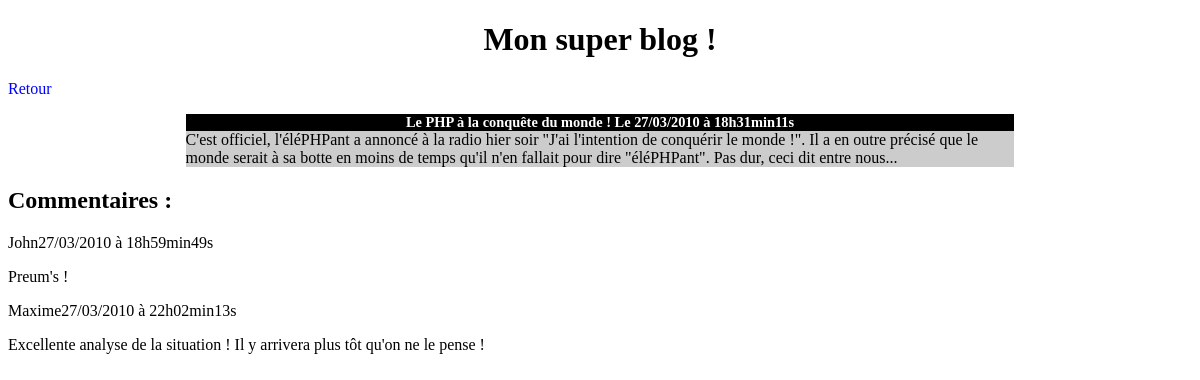
/commentaires.php?billet=2, run on the app's committed database.
### tables this page shows
CREATE TABLE `billets` (
  `id` int(11) NOT NULL,
  `titre` varchar(255) NOT NULL,
  `contenu` text NOT NULL,
  `date_creation` datetime NOT NULL
);

CREATE TABLE `commentaires` (
  `id` int(11) NOT NULL,
  `id_billet` int(11) NOT NULL,
  `auteur` varchar(255) NOT NULL,
  `commentaire` text NOT NULL,
  `date_commentaire` datetime NOT NULL
);

### commentaires.php (the view, shortened to what this page needs)
<!DOCTYPE html>
<html>
<head>
	<link rel="stylesheet" href="style.css">
</head>
<body>
	<h1>Mon super blog !</h1>
	<p><a href="index.php">Retour</a></p>
<?php
	try
	{
		$bdd = new PDO('mysql:host=localhost;dbname=test;charset=utf8', 'root', 'root');
	}
	catch(Exception $e)
	{
	        die('Erreur : '.$e->getMessage());
	}
	$blog = $bdd->prepare('SELECT *, DATE_FORMAT(date_creation, \'%d/%m/%Y à %Hh%imin%ss\') AS date_fr FROM billets WHERE id = ?');
	$blog->execute(array($_GET['billet']));
	$billets = $blog->fetch();
	echo '<h3 class="news">' . $billets[titre] . ' Le ' . $billets[date_fr] . '</h3>' . '<div class="news"> <p>' . $billets[contenu] . '</div>';
?>
	<h2>Commentaires :</h2>
<?php
	$com = $bdd->prepare('SELECT *, DATE_FORMAT(date_commentaire, \'%d/%m/%Y à %Hh%imin%ss\') AS date_commentaire_fr FROM commentaires WHERE id_billet = ? ORDER BY date_commentaire');
	$com->execute(array($_GET['billet']));
	while ($comments = $com->fetch())
	{
		echo '<p>' . $comments[auteur] . $comments[date_commentaire_fr] . '</p>' . '<p>' . $comments[commentaire] . '</p>';
	}
?>
</body>
</html>

### style.css (style rules this page uses)
h1, h3 { text-align:center; }
h3 { background-color:black; color:white; font-size:0.9em; margin-bottom:0px; }
.news p { background-color:#CCCCCC; margin-top:0px; }
.news { width:70%; margin:auto; }
a { text-decoration: none; color: blue; }

### data on the page
billets: titre "Le PHP à la conquête du monde !", contenu "C'est officiel, l'éléPHPant a annoncé à la radio hier soir \"J'ai l'intention de conquérir le monde !\". Il a en outre précisé que le monde serait à sa botte en moins de temps qu'il n'en fallait pour dire \"éléPHPant\". Pas dur, ceci dit entre nous..."
commentaires: auteur "John", comments "27/03/2010 à 18h59min49s", commentaire "Preum's !"
commentaires: auteur "Maxime", comments "27/03/2010 à 22h02min13s", commentaire "Excellente analyse de la situation ! Il y arrivera plus tôt qu'on ne le pense !"

### other printed values
$billets[date_fr] "27/03/2010 à 18h31min11s"
